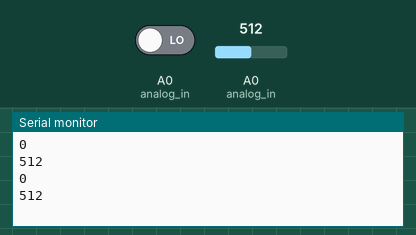
Recording of a sketch running on a simulated Arduino Uno, built with avr-gcc and run on an emulated ATmega328P. Shown: the last lines printed to the serial monitor. The test bench sets the inputs (shaded band); at power-on: A0 (analog_in) = 512, A0 (analog_in) LOW.

Above: at 1.8 s.
1.9 s: A0 (analog_in) set to 716
At 2.8 s:
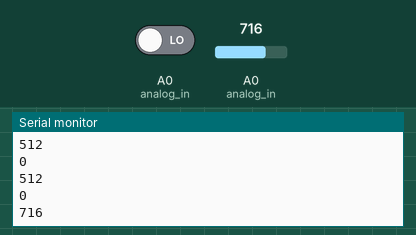
3.4 s: A0 (analog_in) driven HIGH
4.9 s: A0 (analog_in) set to 900
At 5.6 s:
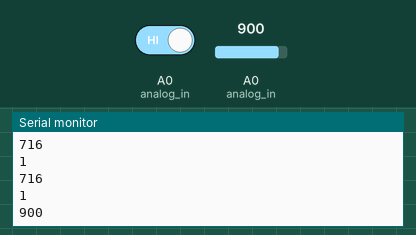
Timing chart, 0 to 7.9 s (numbered marks = the images above; inputs shaded):
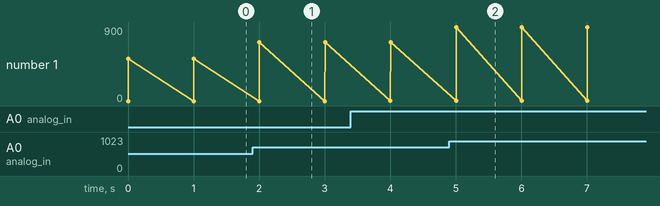

Measured:
- after the input at 1.9 s, the serial monitor: prints a new line after 0.10 s (image 1)
- after the input at 4.9 s, the serial monitor: prints a new line after 0.11 s (image 2)
- plotted number 1: 512 → 716 after the input at 1.9 s, 716 → 900 after the input at 4.9 s

The sketch:

Light.ino
```cpp
#define digital_in 2
#define analog_in A0

void setup (){

  pinMode(digital_in,INPUT);
  pinMode(analog_in,INPUT);
  Serial.begin(9600);

}

void loop (){

   int digital_value = digitalRead(analog_in);
   int analog_value = analogRead(analog_in);
   Serial.println(digital_value);
   Serial.println(analog_value);
   Serial.println();
   delay(1000);
}
```
